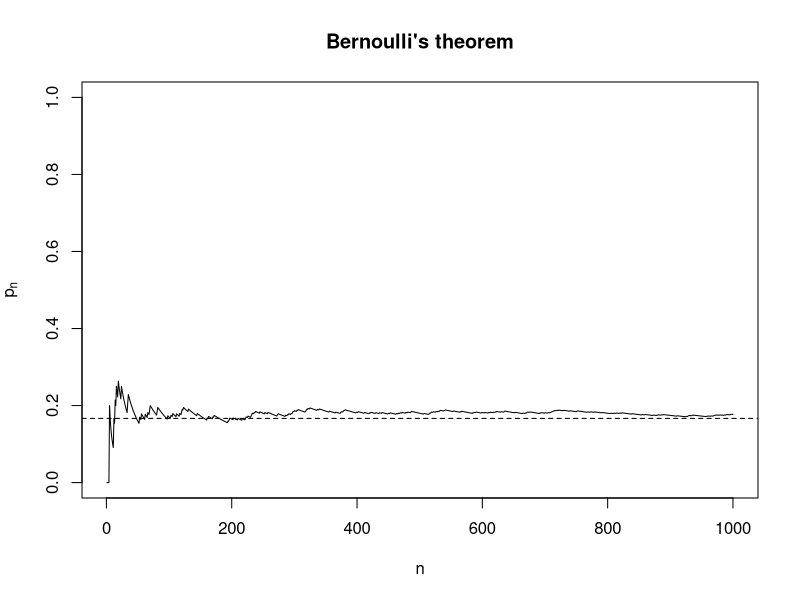

The R script that drew this image:

## Title: Stochastic simulations
## Author: Luca La Rocca
## Date: 1 October 2024

## Sys.setLanguage("en", unset="it") # uncomment to disable message translation
rm(list=ls(all=TRUE)) # clean the workspace

ls(all=TRUE) # empty workspace

sample(1:6,1) # 1d6 or single extraction from an urn with six numbered balls
sample(1:6,3) # three extractions without replacement from that urn
sample(1:6,6) # random permutation of the balls in that urn
try(sample(1:6,7)) # impossible
sample(1:6,7, replace=TRUE) # possible
sample(1:6,3, replace=TRUE) # 3d6 or three extractions with replacement

ls(all=TRUE) # hidden RNG state

d6size <- 1000 # sample size for simulation
d6samp <- sample(1:6, d6size, replace=TRUE)
d6six <- d6samp==6
plot(1:d6size, cumsum(d6six)/1:d6size, type="l", ylim=c(0,1),
     xlab = expression(n), ylab=expression(p[n]), main="Bernoulli's theorem")
abline(h=1/6, lty="dashed")

bloodtypes <- c("A", "AB", "B", "O") # in alphabetical order
bloodprobs <- c(0.40, 0.04, 0.11, 0.45) # need not sum to one
bloodsize <- 1000 # sample size for simulation
bloodsamp <- sample(bloodtypes, bloodsize, prob=bloodprobs,
                    replace=TRUE) # order of named arguments doesn't matter
bloodprop <- proportions(table(bloodsamp))
cat("When comparing a sample proportion to a population probability", fill=TRUE)
cat("based on a sample of size n =", bloodsize, fill=TRUE)
cat("we are confident that the difference will not exceed 1/sqrt(n) =",
    1/sqrt(bloodsize), fill=TRUE)
cat("and in the present case (blood types in the United States)", fill=TRUE)
print(all.equal(bloodprobs, as.vector(bloodprop), scale=1))

birthdayStudents <- 22 # number of students in the classroom (plus one teacher)
cat("The probability of at least two coinciding birthdays", fill=TRUE)
cat("among", birthdayStudents,"students plus one teacher is", fill=TRUE)
birthdayCoincidence <- replicate(10000,{
  birthdays <- sample(1:365, birthdayStudents+1, replace=TRUE)
  anyDuplicated(birthdays)>0
}) # end of replicate
cat("approximately", mean(birthdayCoincidence),
    "and exactly", 1-prod(365:(365-birthdayStudents))/365^(birthdayStudents+1),
    fill=TRUE)
cat("The probability of at least a birthday coinciding with", fill=TRUE)
cat("the teacher's birthday among", birthdayStudents,"students is", fill=TRUE)
birthdayTeacher <- replicate(10000,{
  teacherday <- sample(1:365, 1)
  birthdays <- sample(1:365, birthdayStudents, replace=TRUE)
  any(birthdays==teacherday)
}) # end of replicate
cat("approximately", mean(birthdayTeacher),
    "and exactly", 1-(364/365)^birthdayStudents,
    fill=TRUE)

LottoNumeri <- c(9,81) # to fix ideas
cat("The probability of \"ambo secco\" is", fill=TRUE)
LottoAmbo <- replicate(100000,{
  estratti <- sample(1:90, 5)
  all(LottoNumeri %in% estratti)
}) # end of replicate
LottoEmpirP <- mean(LottoAmbo)
LottoTheorP <- prod(c(5,4,88,87,86))/prod(90:86)
cat("approximately", LottoEmpirP, "and exactly p =", LottoTheorP, fill=TRUE)
cat("so that a fair payment for a 1 euro bet would be 1/p =",
    1/LottoTheorP, "euro", fill=TRUE)
cat("whereas the actual payment is 250 euro (minus taxes)", fill=TRUE)

seme <- function(carta) # an integer between 1 and 40
{c("Coppe", "Denari", "Bastoni", "Spade")[(carta-1)%/%10+1]}
valore <- function(carta) # an integer between 1 and 40
{(carta-1)%%10+1}
cat("The probability of two Italian cards having the same suit or value is",
    fill=TRUE)
carteEvento <- replicate(40000,{
  mano <- sample(1:40, 2)
  anyDuplicated(seme(mano))>0 | anyDuplicated(valore(mano))>0
}) # end of replicate
cat("approximately", mean(carteEvento),
    "and exactly", (40*9)/(40*39)+(40*3)/(40*39),
    fill=TRUE)

cat("The probability of forming a triangle when breaking a stick", fill=TRUE)
cat("in two (uniformly chosen) random points is ")
stickTriangle <- replicate(10000,{
  stickbreaks <- sort(runif(2))
  sticklengths <- sort(diff(c(0, stickbreaks, 1)))
  sum(sticklengths[1:2]) > sticklengths[3]
}) # end of replicate
cat("approximately", mean(stickTriangle), fill=TRUE)

RisikoAsize <- 5
RisikoDsize <- 3
cat("The probability of winning a no-tomorrow Risiko attack", fill=TRUE)
cat("using", RisikoAsize, "armies against", RisikoDsize, "defending armies is ")
RisikoAwins <- replicate(10000,{
  Attackers <- RisikoAsize
  Defenders <- RisikoDsize
  while(Attackers > 0 & Defenders > 0)
  {
    a <- min(Attackers, 3)
    d <- min(Defenders, 3)
    attack <- sort(sample(1:6, a, rep = TRUE), decreasing = TRUE)
    defend <- sort(sample(1:6, d, rep = TRUE), decreasing = TRUE)
    m <- min(a, d)
    losses <- sum(attack[1:m]<=defend[1:m])
    Attackers <- Attackers - losses
    Defenders <- Defenders - (m - losses)
  }
  Defenders == 0
}) # end of replicate
cat("approximately", mean(RisikoAwins), fill=TRUE)
